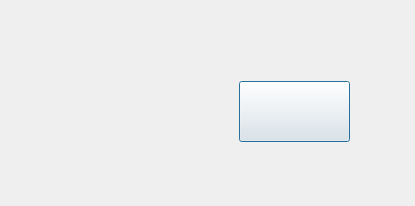
<?xml version="1.0" encoding="UTF-8"?>
<ui version="4.0">
 <class>Hyperlink</class>
 <widget class="QDialog" name="Hyperlink">
  <property name="geometry">
   <rect>
    <x>0</x>
    <y>0</y>
    <width>415</width>
    <height>206</height>
   </rect>
  </property>
  <property name="windowTitle">
   <string>Dialog</string>
  </property>
  <widget class="QLabel" name="label">
   <property name="geometry">
    <rect>
     <x>50</x>
     <y>80</y>
     <width>111</width>
     <height>61</height>
    </rect>
   </property>
   <property name="text">
    <string/>
   </property>
  </widget>
  <widget class="QPushButton" name="no">
   <property name="geometry">
    <rect>
     <x>239</x>
     <y>81</y>
     <width>111</width>
     <height>61</height>
    </rect>
   </property>
   <property name="text">
    <string/>
   </property>
  </widget>
 </widget>
 <resources/>
 <connections/>
</ui>
